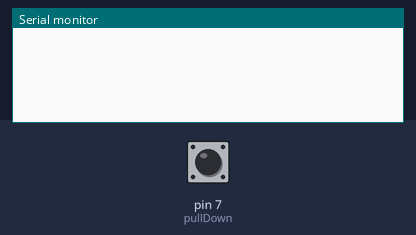
Simulated run of this sketch. Board: Arduino Uno, built with avr-gcc and run on an emulated ATmega328P. On the bench: the last lines printed to the serial monitor. Inputs (shaded band) come from the test bench; at power-on: pin 7 (pullDown) LOW.

Above: at 1.2 s.
1.3 s: pin 7 (pullDown) pulled HIGH for 0.15 s
At 2.5 s:
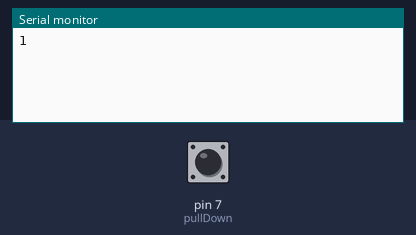
2.9 s: pin 7 (pullDown) pulled HIGH for 1 s
At 3.9 s:
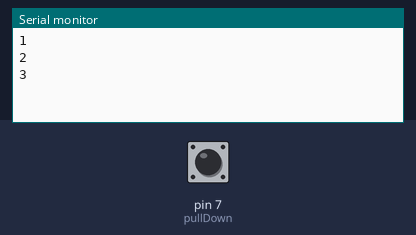
5.4 s: pin 7 (pullDown) pulled HIGH for 0.15 s
At 5.8 s:
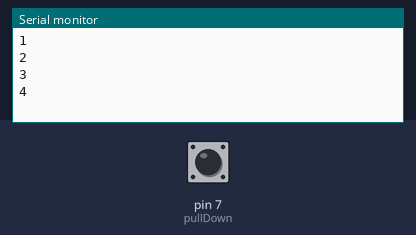
Timing chart, 0 to 8.4 s (numbered marks = the images above; inputs shaded):
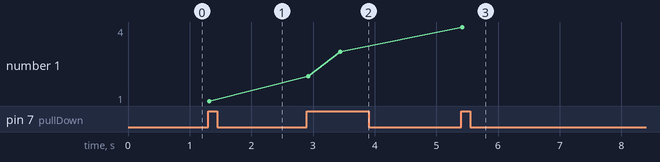

Measured:
- after the input at 1.3 s, the serial monitor: prints a new line at once (image 1)
- after the input at 2.9 s, the serial monitor: prints a new line at once (image 2)
- after the input at 5.4 s, the serial monitor: prints a new line at once (image 3)
- plotted number 1: 1 → 3 after the input at 2.9 s, 3 → 4 after the input at 5.4 s

The sketch:

pullDown.ino
```cpp
/*
  Sandoval López, Keneth Stiv 2019382
  López Xitumul, Dany Alexander
  Practica 3
*/

/***********************/
/*Ejercicio 1 Boton pullDown
  /***********************/

//pines botones
#define pullDown 7

//variables
byte data;
int estado = 0;

void setup() {
  pinMode(pullDown, INPUT);
  Serial.begin(9600);
}

void loop() {
  data = digitalRead(pullDown);

  if (data == 1) {
    delay(20);
    estado++;
    Serial.println(estado);
    delay(500);
  }
}
```
